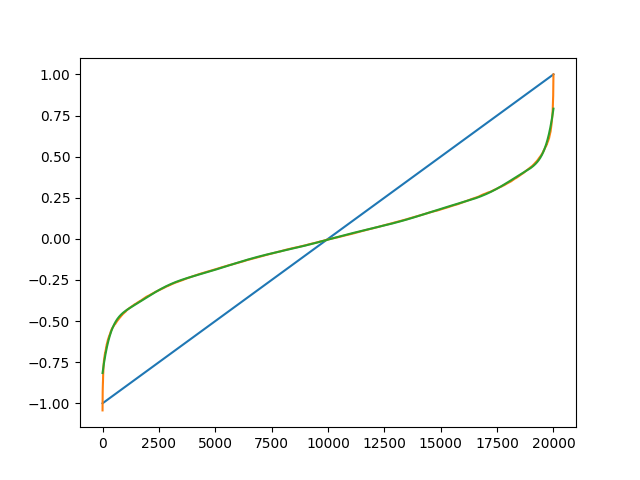

Write Python code to recreate this figure.
import numpy as np
import matplotlib.pyplot as plt

SIZE = 20000

x = np.linspace(-1, 1, SIZE)
y = np.random.standard_normal(SIZE)
y /= np.max(y)

y.sort()

pol = np.polyfit(x, y, 13)

plt.plot(x)
plt.plot(y)
plt.plot(np.polyval(pol, x))

import os
plt.savefig(os.path.dirname(__file__) + '/RandomCDF.png')

print(repr(pol))
print(__file__)
